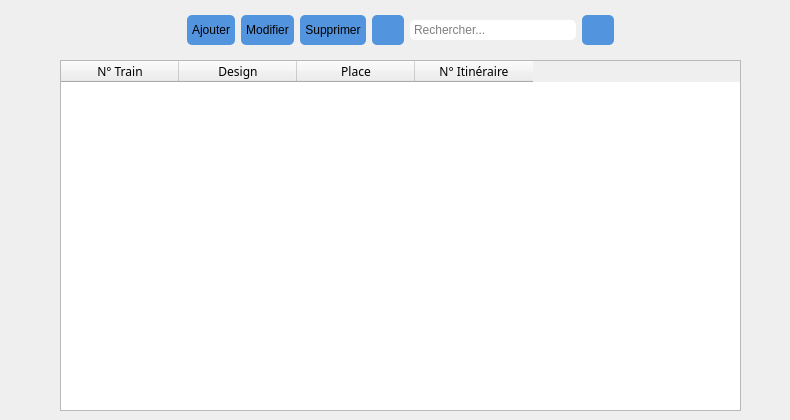
       <widget class="QWidget" name="principal">
        <widget class="QTableWidget" name="traintab">
         <property name="geometry">
          <rect>
           <x>60</x>
           <y>60</y>
           <width>681</width>
           <height>351</height>
          </rect>
         </property>
         <property name="styleSheet">
          <string notr="true"/>
         </property>
         <property name="editTriggers">
          <set>QAbstractItemView::NoEditTriggers</set>
         </property>
         <attribute name="horizontalHeaderDefaultSectionSize">
          <number>118</number>
         </attribute>
         <column>
          <property name="text">
           <string>N° Train</string>
          </property>
          <property name="font">
           <font>
            <family>Century Gothic</family>
           </font>
          </property>
         </column>
         <column>
          <property name="text">
           <string>Design</string>
          </property>
          <property name="font">
           <font>
            <family>Century Gothic</family>
           </font>
          </property>
         </column>
         <column>
          <property name="text">
           <string>Place</string>
          </property>
          <property name="font">
           <font>
            <family>Century Gothic</family>
           </font>
          </property>
         </column>
         <column>
          <property name="text">
           <string>N° Itinéraire</string>
          </property>
          <property name="font">
           <font>
            <family>Century Gothic</family>
           </font>
          </property>
         </column>
        </widget>
        <widget class="QWidget" name="layoutWidget">
         <property name="geometry">
          <rect>
           <x>20</x>
           <y>10</y>
           <width>761</width>
           <height>41</height>
          </rect>
         </property>
         <layout class="QHBoxLayout" name="horizontalLayout_4">
          <item>
           <spacer name="horizontalSpacer_7">
            <property name="orientation">
             <enum>Qt::Horizontal</enum>
            </property>
            <property name="sizeHint" stdset="0">
             <size>
              <width>40</width>
              <height>20</height>
             </size>
            </property>
           </spacer>
          </item>
          <item>
           <widget class="QPushButton" name="ajouter">
            <property name="minimumSize">
             <size>
              <width>40</width>
              <height>30</height>
             </size>
            </property>
            <property name="cursor">
             <cursorShape>PointingHandCursor</cursorShape>
            </property>
            <property name="mouseTracking">
             <bool>false</bool>
            </property>
            <property name="styleSheet">
             <string notr="true">color: rgb(0, 0, 0);
font: 10pt &quot;Century Gothic&quot;;
background-color: rgb(82, 148, 222);
border-radius: 5px;
padding: 0 5%;</string>
            </property>
            <property name="text">
             <string>Ajouter</string>
            </property>
            <property name="icon">
             <iconset resource="res.qrc">
              <normaloff>:/image/image/icons8-plus-480.png</normaloff>:/image/image/icons8-plus-480.png</iconset>
            </property>
           </widget>
          </item>
          <item>
           <widget class="QPushButton" name="Modifi">
            <property name="minimumSize">
             <size>
              <width>40</width>
              <height>30</height>
             </size>
            </property>
            <property name="styleSheet">
             <string notr="true">color: rgb(0, 0, 0);
font: 10pt &quot;Century Gothic&quot;;
background-color: rgb(82, 148, 222);
border-radius: 5px;
padding: 0 5%;</string>
            </property>
            <property name="text">
             <string>Modifier</string>
            </property>
            <property name="icon">
             <iconset resource="res.qrc">
              <normaloff>:/image/image/icons8-modifier-480.png</normaloff>:/image/image/icons8-modifier-480.png</iconset>
            </property>
           </widget>
          </item>
          <item>
           <widget class="QPushButton" name="suprimer">
            <property name="minimumSize">
             <size>
              <width>40</width>
              <height>30</height>
             </size>
            </property>
            <property name="styleSheet">
             <string notr="true">color: rgb(0, 0, 0);
font: 10pt &quot;Century Gothic&quot;;
background-color: rgb(82, 148, 222);
border-radius: 5px;
padding: 0 5%;</string>
            </property>
            <property name="text">
             <string>Supprimer</string>
            </property>
            <property name="icon">
             <iconset resource="res.qrc">
              <normaloff>:/image/image/icons8-effacer-480 (1).png</normaloff>:/image/image/icons8-effacer-480 (1).png</iconset>
            </property>
           </widget>
          </item>
          <item>
           <widget class="QPushButton" name="actualisertrain">
            <property name="minimumSize">
             <size>
              <width>30</width>
              <height>30</height>
             </size>
            </property>
            <property name="styleSheet">
             <string notr="true">background-color: rgb(82, 148, 222);
border-radius: 5px;</string>
            </property>
            <property name="text">
             <string/>
            </property>
            <property name="icon">
             <iconset resource="res.qrc">
              <normaloff>:/image/image/icons8-rafraîchir-480.png</normaloff>:/image/image/icons8-rafraîchir-480.png</iconset>
            </property>
            <property name="iconSize">
             <size>
              <width>20</width>
              <height>20</height>
             </size>
            </property>
           </widget>
          </item>
          <item>
           <widget class="QLineEdit" name="Chercher">
            <property name="styleSheet">
             <string notr="true">color: black;
font: 10pt &quot;Century Gothic&quot;;
background-color: rgb(255,255,255);
border-radius: 5px;
padding: 2% 2%;</string>
            </property>
            <property name="placeholderText">
             <string>Rechercher...</string>
            </property>
           </widget>
          </item>
          <item>
           <widget class="QPushButton" name="pushButton_11">
            <property name="minimumSize">
             <size>
              <width>30</width>
              <height>30</height>
             </size>
            </property>
            <property name="styleSheet">
             <string notr="true">background-color: rgb(82, 148, 222);
border-radius: 5px;</string>
            </property>
            <property name="text">
             <string/>
            </property>
            <property name="icon">
             <iconset resource="res.qrc">
              <normaloff>:/image/image/icons8-chercher-30.png</normaloff>:/image/image/icons8-chercher-30.png</iconset>
            </property>
            <property name="iconSize">
             <size>
              <width>20</width>
              <height>20</height>
             </size>
            </property>
           </widget>
          </item>
          <item>
           <spacer name="horizontalSpacer_11">
            <property name="orientation">
             <enum>Qt::Horizontal</enum>
            </property>
            <property name="sizeHint" stdset="0">
             <size>
              <width>40</width>
              <height>20</height>
             </size>
            </property>
           </spacer>
          </item>
         </layout>
        </widget>
       </widget>
